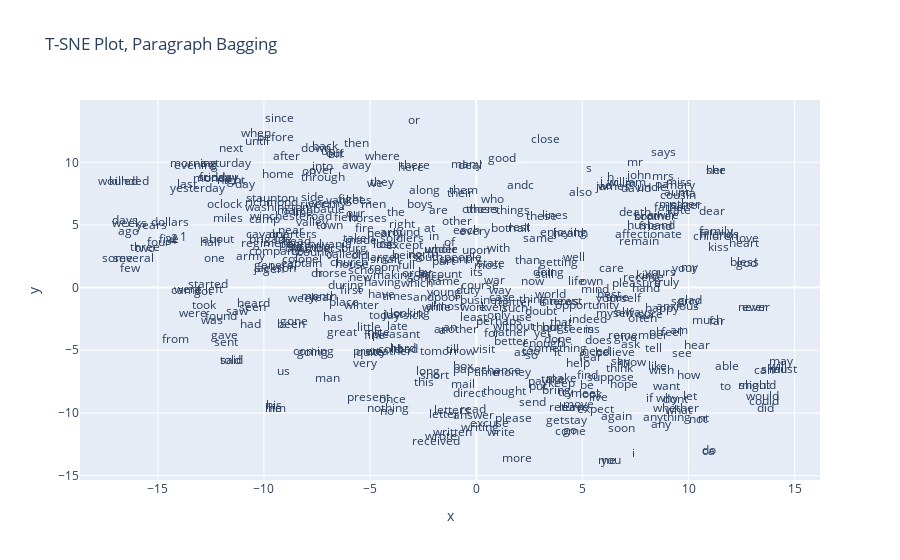

Notebook source saved alongside this figure:
### Markdown cell above
# Plot TSNE

### Code cell
plot_tsne(model_para, title='T-SNE Plot, Paragraph Bagging')

### Figure 1 — Plotly figure (JSON) as saved in the notebook; plotly's stock layout.template omitted (floating-point values rounded to 4 significant figures; data arrays with more than 128 entries replaced by an {"elided": "..."} marker saying what was removed)
{"data": [{"hoverlabel": {"namelength": 0}, "hovertemplate": "x=%{x}<br>y=%{y}<br>label=%{text}", "legendgroup": "", "marker": {"color": "#636efa", "symbol": "circle"}, "mode": "text", "name": "", "showlegend": false, "text": {"elided": "450 str values"}, "type": "scatter", "x": {"elided": "450 float values"}, "xaxis": "x", "y": {"elided": "450 float values"}, "yaxis": "y"}], "layout": {"autosize": true, "legend": {"tracegroupgap": 0}, "title": {"text": "T-SNE Plot, Paragraph Bagging"}, "xaxis": {"anchor": "y", "autorange": true, "domain": [0, 1], "range": [-18.66, 16.19], "title": {"text": "x"}, "type": "linear"}, "yaxis": {"anchor": "x", "autorange": true, "domain": [0, 1], "range": [-15.35, 14.97], "title": {"text": "y"}, "type": "linear"}}}
